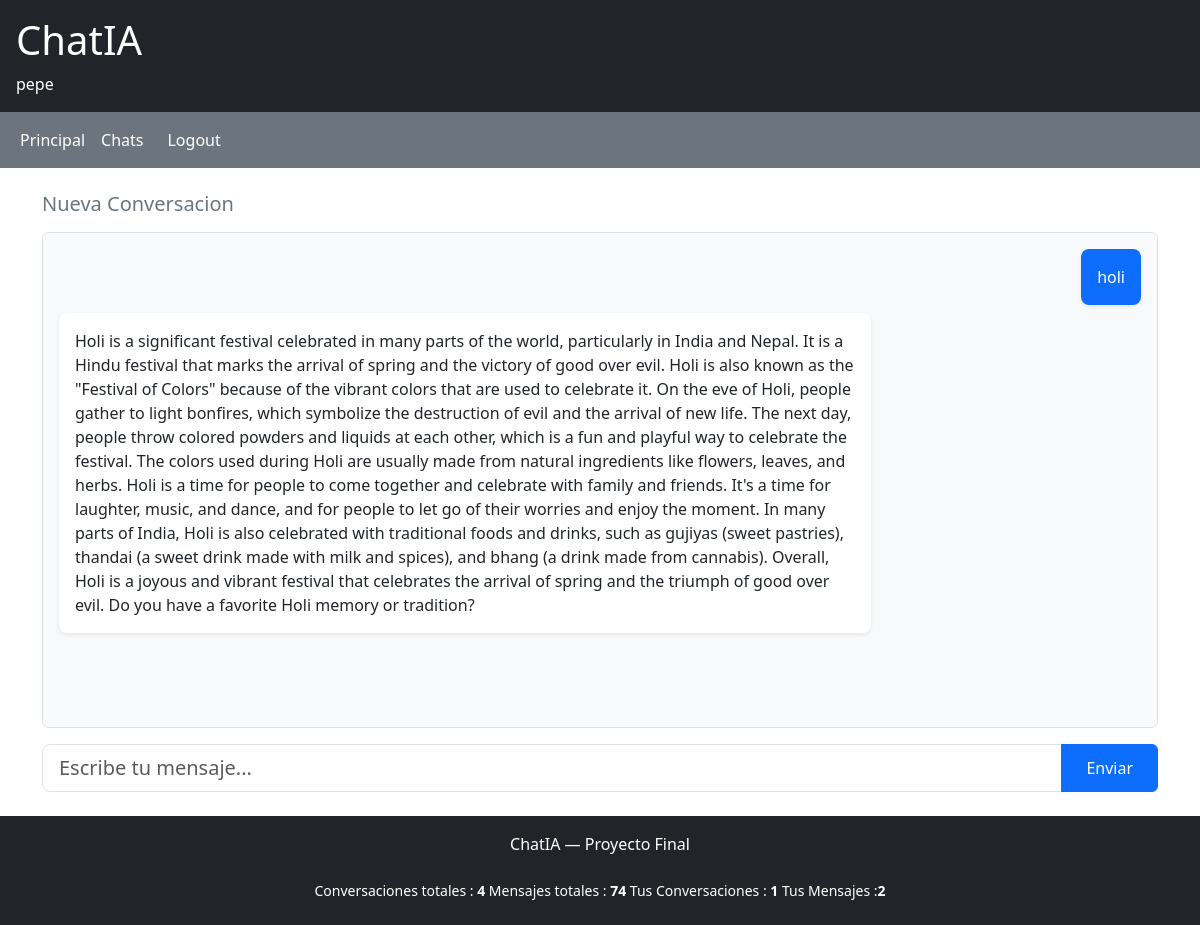
The app's page /chat/4/ (signed in) with its own data.
### chat/models.py (models this page shows, shortened)
class Conversacion(models.Model):
        usuario = models.ForeignKey(User, on_delete=models.CASCADE)
        titulo  = models.CharField(max_length=100)
        creada = models.DateTimeField(auto_now_add=True)

class Mensaje(models.Model):
    ROL_CHOIZES = [
        ('User', 'Usuario'),
        ('assistant', 'Asistente'),
    ]
    conversacion = models.ForeignKey(Conversacion, on_delete=models.CASCADE)
    rol = models.CharField(max_length=20, choices=ROL_CHOIZES)
    contenido = models.TextField()
    creado = models.DateTimeField(auto_now_add=True)

### chat/views.py (the view, shortened to what this page needs)
# urls.py: path('chat/<int:id>/',views.chat_detalle,name='chat_detalle')
@login_required
def chat_detalle(request,id):
    conv = get_object_or_404(Conversacion,id=id,usuario=request.user)
    mensaje = conv.mensaje_set.order_by('creado')
    return render(request,"chat/chat_detalle.html",{
            'conv':conv,
            'mensaje':mensaje})

### chat/context_processor.py (called while the page is built)
def metricas_globales(request):
    total_conversaciones = Conversacion.objects.count()
    total_mensajes = Mensaje.objects.count()
    conv_usuarios = 0
    mensa_usuarios = 0
    if request.user.is_authenticated:
        conv_usuarios = Conversacion.objects.filter(usuario=request.user).count()
        mensa_usuarios = Mensaje.objects.filter(conversacion__usuario=request.user).count()
    return {
            'total_conversaciones': total_conversaciones,
            'total_mensajes': total_mensajes,
            'conv_usuario': conv_usuarios,
            'mensa_usuario': mensa_usuarios,
    }

### chat/templates/chat/chat_detalle.html (shortened to what this page needs)
{% extends "chat/base.html" %}
{% block content %}
<div class="d-flex flex-column" style="height: 75vh;">
    <h5 class="mb-3 text-secondary">{{ conv.titulo }}</h5>
    <div id="mensajes" class="flex-grow-1 overflow-auto mb-3 p-3 rounded"
         style="background:#f8f9fa; border: 1px solid #dee2e6;">
        {% if mensaje %}
            {% for msg in mensaje %}
                <div class="d-flex {% if msg.rol == 'User' %}justify-content-end{% else %}justify-content-start{% endif %} mb-2">
                    <div class="p-3 rounded-3 shadow-sm"
                         style="max-width:75%;
                                background: {% if msg.rol == 'User' %}#0d6efd{% else %}#ffffff{% endif %};
                                color: {% if msg.rol == 'User' %}#ffffff{% else %}#212529{% endif %};">
                        {{ msg.contenido }}
                    </div>
                </div>
            {% endfor %}
        {% else %}
            <p class="text-center text-muted mt-5">Escribe el primer mensaje.</p>
        {% endif %}
    </div>
<form hx-post="/chat/{{ conv.id }}/"
      hx-target="#mensajes"
      hx-swap="innerHTML"
      hx-on="htmx:afterRequest: this.reset()">
    <div class="input-group">
        <input type="text" name="mensaje" class="form-control form-control-lg"
               placeholder="Escribe tu mensaje..." autocomplete="off">
        <button class="btn btn-primary px-4" type="submit">Enviar</button>
    </div>
</form>
</div>
{% endblock %}

### chat/templates/chat/base.html (shortened to what this page needs)
<!DOCTYPE html>
<html lang="es">
<head>
    <link href="https://cdn.jsdelivr.net/npm/bootstrap@5.3.0/dist/css/bootstrap.min.css" rel="stylesheet">
</head>
<body class="d-flex flex-column min-vh-100">
<header class="bg-dark text-white p-3">
    <a href="/" class="text-white text-decoration-none"><h1>ChatIA</h1></a>
    {% if user.is_authenticated %}
        <span>{{ user.username }}</span>
    {% endif %}
</header>
<nav class="navbar navbar-expand bg-secondary">
    <div class = "container-fluid">
        <ul class="navbar-nav flex-row">
            <li class="nav-item"><a class="nav-link text-white" href="/">Principal</a></li>
            <li class="nav-item"><a class="nav-link text-white" href="/chat/">Chats</a></li>
            <li class="nav-item"><form method="post" action="/logout/" class="d-inline">
            <button type="submit" class=" nav-link text-white btn-link"
            style="text-decoration:none; padding: 8px 16px ">Logout</button>
                </form>
            </li>
        </ul>
    </div>
</nav>
<main class="container mt-4 flex-grow-1">
    {% block content %}
    {% endblock %}
</main>
<footer class="bg-dark text-white text-center p-3 mt-4">
    <p>ChatIA — Proyecto Final</p>
    <div class ="container py-2   text-center  small">
        <span> Conversaciones totales : <strong>{{ total_conversaciones }}</strong></span>
        <span> Mensajes totales : <strong>{{ total_mensajes }}</strong></span>
        {% if user.is_authenticated %}
            <span>Tus Conversaciones : <strong>{{ conv_usuario }}</strong></span>
            <span>Tus  Mensajes :<strong>{{ mensa_usuario }}</strong></span>
        {% endif %}
    </div>
</footer>
</body>
</html>

### records on screen
Conversacion: titulo "Nueva Conversacion"
Mensaje: contenido "holi"
Mensaje: contenido "Holi is a significant festival celebrated in many parts of the world, particularly in India and Nepal. It is a Hindu festival that marks the arrival of spring and the victory of good over evil. Holi is also known as the \"Festival of Colors\" because of the vibrant colors that are used to celebrate it. On the eve of Holi, people gather to light bonfires, which symbolize the destruction of evil and the arrival of new life. The next day, people throw colored powders and liquids at each other, which is a fun and playful way to celebrate the festival. The colors used during Holi are usually made from natural ingredients like flowers, leaves, and herbs. Holi is a time for people to come together…"

### other values on screen
{{ user.username }} "pepe"
{{ total_conversaciones }} "4"
{{ total_mensajes }} "74"
{{ conv_usuario }} "1"
{{ mensa_usuario }} "2"
